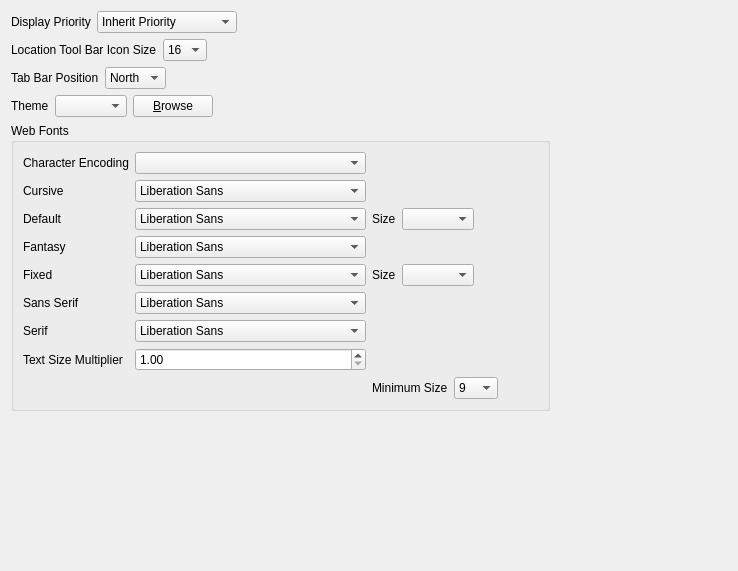
            <widget class="QWidget" name="scrollAreaWidgetContents_4">
             <property name="geometry">
              <rect>
               <x>0</x>
               <y>0</y>
               <width>738</width>
               <height>571</height>
              </rect>
             </property>
             <layout class="QVBoxLayout" name="verticalLayout_2">
              <item>
               <layout class="QHBoxLayout" name="horizontalLayout_63">
                <item>
                 <widget class="QLabel" name="label_78">
                  <property name="text">
                   <string>Display Priority</string>
                  </property>
                 </widget>
                </item>
                <item>
                 <widget class="QComboBox" name="displaypriority">
                  <property name="currentIndex">
                   <number>3</number>
                  </property>
                  <property name="sizeAdjustPolicy">
                   <enum>QComboBox::AdjustToContents</enum>
                  </property>
                  <item>
                   <property name="text">
                    <string>High Priority</string>
                   </property>
                  </item>
                  <item>
                   <property name="text">
                    <string>Highest Priority</string>
                   </property>
                  </item>
                  <item>
                   <property name="text">
                    <string>Idle Priority</string>
                   </property>
                  </item>
                  <item>
                   <property name="text">
                    <string>Inherit Priority</string>
                   </property>
                  </item>
                  <item>
                   <property name="text">
                    <string>Low Priority</string>
                   </property>
                  </item>
                  <item>
                   <property name="text">
                    <string>Lowest Priority</string>
                   </property>
                  </item>
                  <item>
                   <property name="text">
                    <string>Normal Priority</string>
                   </property>
                  </item>
                  <item>
                   <property name="text">
                    <string>Time-Critical Priority</string>
                   </property>
                  </item>
                 </widget>
                </item>
                <item>
                 <spacer name="horizontalSpacer_52">
                  <property name="orientation">
                   <enum>Qt::Horizontal</enum>
                  </property>
                  <property name="sizeHint" stdset="0">
                   <size>
                    <width>40</width>
                    <height>20</height>
                   </size>
                  </property>
                 </spacer>
                </item>
               </layout>
              </item>
              <item>
               <layout class="QHBoxLayout" name="horizontalLayout_41">
                <item>
                 <widget class="QLabel" name="label_57">
                  <property name="text">
                   <string>Location Tool Bar Icon Size</string>
                  </property>
                 </widget>
                </item>
                <item>
                 <widget class="QComboBox" name="locationToolbarIconSizeComboBox">
                  <property name="sizeAdjustPolicy">
                   <enum>QComboBox::AdjustToContents</enum>
                  </property>
                  <item>
                   <property name="text">
                    <string>16</string>
                   </property>
                  </item>
                  <item>
                   <property name="text">
                    <string>24</string>
                   </property>
                  </item>
                  <item>
                   <property name="text">
                    <string>32</string>
                   </property>
                  </item>
                 </widget>
                </item>
                <item>
                 <spacer name="horizontalSpacer_32">
                  <property name="orientation">
                   <enum>Qt::Horizontal</enum>
                  </property>
                  <property name="sizeHint" stdset="0">
                   <size>
                    <width>40</width>
                    <height>20</height>
                   </size>
                  </property>
                 </spacer>
                </item>
               </layout>
              </item>
              <item>
               <layout class="QHBoxLayout" name="horizontalLayout_65">
                <item>
                 <widget class="QLabel" name="label_80">
                  <property name="text">
                   <string>Tab Bar Position</string>
                  </property>
                 </widget>
                </item>
                <item>
                 <widget class="QComboBox" name="tab_bar_position">
                  <property name="currentIndex">
                   <number>1</number>
                  </property>
                  <item>
                   <property name="text">
                    <string>East</string>
                   </property>
                  </item>
                  <item>
                   <property name="text">
                    <string>North</string>
                   </property>
                  </item>
                  <item>
                   <property name="text">
                    <string>South</string>
                   </property>
                  </item>
                  <item>
                   <property name="text">
                    <string>West</string>
                   </property>
                  </item>
                 </widget>
                </item>
                <item>
                 <spacer name="horizontalSpacer_54">
                  <property name="orientation">
                   <enum>Qt::Horizontal</enum>
                  </property>
                  <property name="sizeHint" stdset="0">
                   <size>
                    <width>40</width>
                    <height>20</height>
                   </size>
                  </property>
                 </spacer>
                </item>
               </layout>
              </item>
              <item>
               <layout class="QHBoxLayout" name="horizontalLayout_14">
                <item>
                 <widget class="QLabel" name="label_4">
                  <property name="text">
                   <string>Theme</string>
                  </property>
                 </widget>
                </item>
                <item>
                 <widget class="QComboBox" name="iconSetComboBox">
                  <property name="sizeAdjustPolicy">
                   <enum>QComboBox::AdjustToContents</enum>
                  </property>
                 </widget>
                </item>
                <item>
                 <widget class="QPushButton" name="chooseIconSetPushButton">
                  <property name="sizePolicy">
                   <sizepolicy hsizetype="Fixed" vsizetype="Fixed">
                    <horstretch>0</horstretch>
                    <verstretch>0</verstretch>
                   </sizepolicy>
                  </property>
                  <property name="text">
                   <string>&amp;Browse</string>
                  </property>
                 </widget>
                </item>
                <item>
                 <spacer name="horizontalSpacer_17">
                  <property name="orientation">
                   <enum>Qt::Horizontal</enum>
                  </property>
                  <property name="sizeHint" stdset="0">
                   <size>
                    <width>40</width>
                    <height>20</height>
                   </size>
                  </property>
                 </spacer>
                </item>
               </layout>
              </item>
              <item>
               <layout class="QHBoxLayout" name="horizontalLayout_20">
                <item>
                 <widget class="QGroupBox" name="groupBox">
                  <property name="title">
                   <string>Web Fonts</string>
                  </property>
                  <layout class="QGridLayout" name="gridLayout_6">
                   <item row="4" column="0">
                    <widget class="QLabel" name="label">
                     <property name="text">
                      <string>Fixed</string>
                     </property>
                    </widget>
                   </item>
                   <item row="4" column="1">
                    <widget class="QFontComboBox" name="fixedFontCombinationBox">
                     <property name="editable">
                      <bool>false</bool>
                     </property>
                     <property name="sizeAdjustPolicy">
                      <enum>QComboBox::AdjustToContents</enum>
                     </property>
                    </widget>
                   </item>
                   <item row="2" column="0">
                    <widget class="QLabel" name="label_8">
                     <property name="text">
                      <string>Default</string>
                     </property>
                    </widget>
                   </item>
                   <item row="2" column="1">
                    <widget class="QFontComboBox" name="defaultFontCombinationBox">
                     <property name="editable">
                      <bool>false</bool>
                     </property>
                     <property name="sizeAdjustPolicy">
                      <enum>QComboBox::AdjustToContents</enum>
                     </property>
                    </widget>
                   </item>
                   <item row="1" column="0">
                    <widget class="QLabel" name="label_44">
                     <property name="text">
                      <string>Cursive</string>
                     </property>
                    </widget>
                   </item>
                   <item row="1" column="1">
                    <widget class="QFontComboBox" name="cursiveFontCombinationBox">
                     <property name="editable">
                      <bool>false</bool>
                     </property>
                     <property name="sizeAdjustPolicy">
                      <enum>QComboBox::AdjustToContents</enum>
                     </property>
                    </widget>
                   </item>
                   <item row="5" column="0">
                    <widget class="QLabel" name="label_45">
                     <property name="text">
                      <string>Sans Serif</string>
                     </property>
                    </widget>
                   </item>
                   <item row="5" column="1">
                    <widget class="QFontComboBox" name="sansSerifFontCombinationBox">
                     <property name="editable">
                      <bool>false</bool>
                     </property>
                     <property name="sizeAdjustPolicy">
                      <enum>QComboBox::AdjustToContents</enum>
                     </property>
                    </widget>
                   </item>
                   <item row="6" column="0">
                    <widget class="QLabel" name="label_46">
                     <property name="text">
                      <string>Serif</string>
                     </property>
                    </widget>
                   </item>
                   <item row="6" column="1">
                    <widget class="QFontComboBox" name="serifFontCombinationBox">
                     <property name="editable">
                      <bool>false</bool>
                     </property>
                     <property name="sizeAdjustPolicy">
                      <enum>QComboBox::AdjustToContents</enum>
                     </property>
                    </widget>
                   </item>
                   <item row="3" column="0">
                    <widget class="QLabel" name="label_47">
                     <property name="text">
                      <string>Fantasy</string>
                     </property>
                    </widget>
                   </item>
                   <item row="3" column="1">
                    <widget class="QFontComboBox" name="fantasyFontCombinationBox">
                     <property name="editable">
                      <bool>false</bool>
                     </property>
                     <property name="sizeAdjustPolicy">
                      <enum>QComboBox::AdjustToContents</enum>
                     </property>
                    </widget>
                   </item>
                   <item row="2" column="2">
                    <layout class="QHBoxLayout" name="horizontalLayout_16">
                     <item>
                      <widget class="QLabel" name="label_43">
                       <property name="text">
                        <string>Size</string>
                       </property>
                      </widget>
                     </item>
                     <item>
                      <widget class="QComboBox" name="defaultFontSizeCombinationBox">
                       <property name="sizeAdjustPolicy">
                        <enum>QComboBox::AdjustToContents</enum>
                       </property>
                      </widget>
                     </item>
                     <item>
                      <spacer name="horizontalSpacer_7">
                       <property name="orientation">
                        <enum>Qt::Horizontal</enum>
                       </property>
                       <property name="sizeHint" stdset="0">
                        <size>
                         <width>40</width>
                         <height>20</height>
                        </size>
                       </property>
                      </spacer>
                     </item>
                    </layout>
                   </item>
                   <item row="4" column="2">
                    <layout class="QHBoxLayout" name="horizontalLayout_18">
                     <item>
                      <widget class="QLabel" name="label_7">
                       <property name="text">
                        <string>Size</string>
                       </property>
                      </widget>
                     </item>
                     <item>
                      <widget class="QComboBox" name="fixedFontSizeCombinationBox">
                       <property name="sizeAdjustPolicy">
                        <enum>QComboBox::AdjustToContents</enum>
                       </property>
                      </widget>
                     </item>
                     <item>
                      <spacer name="horizontalSpacer_9">
                       <property name="orientation">
                        <enum>Qt::Horizontal</enum>
                       </property>
                       <property name="sizeHint" stdset="0">
                        <size>
                         <width>40</width>
                         <height>20</height>
                        </size>
                       </property>
                      </spacer>
                     </item>
                    </layout>
                   </item>
                   <item row="8" column="2">
                    <layout class="QHBoxLayout" name="horizontalLayout_19">
                     <item>
                      <widget class="QLabel" name="label_48">
                       <property name="text">
                        <string>Minimum Size</string>
                       </property>
                      </widget>
                     </item>
                     <item>
                      <widget class="QComboBox" name="minimumFontSizeCombinationBox">
                       <property name="currentIndex">
                        <number>3</number>
                       </property>
                       <property name="sizeAdjustPolicy">
                        <enum>QComboBox::AdjustToContents</enum>
                       </property>
                       <item>
                        <property name="text">
                         <string>6</string>
                        </property>
                       </item>
                       <item>
                        <property name="text">
                         <string>7</string>
                        </property>
                       </item>
                       <item>
                        <property name="text">
                         <string>8</string>
                        </property>
                       </item>
                       <item>
                        <property name="text">
                         <string>9</string>
                        </property>
                       </item>
                       <item>
                        <property name="text">
                         <string>10</string>
                        </property>
                       </item>
                       <item>
                        <property name="text">
                         <string>11</string>
                        </property>
                       </item>
                       <item>
                        <property name="text">
                         <string>12</string>
                        </property>
                       </item>
                       <item>
                        <property name="text">
                         <string>13</string>
                        </property>
                       </item>
                       <item>
                        <property name="text">
                         <string>14</string>
                        </property>
                       </item>
                       <item>
                        <property name="text">
                         <string>15</string>
                        </property>
                       </item>
                       <item>
                        <property name="text">
                         <string>16</string>
                        </property>
                       </item>
                       <item>
                        <property name="text">
                         <string>17</string>
                        </property>
                       </item>
                       <item>
                        <property name="text">
                         <string>18</string>
                        </property>
                       </item>
                       <item>
                        <property name="text">
                         <string>19</string>
                        </property>
                       </item>
                       <item>
                        <property name="text">
                         <string>20</string>
                        </property>
                       </item>
                       <item>
                        <property name="text">
                         <string>21</string>
                        </property>
                       </item>
                       <item>
                        <property name="text">
                         <string>22</string>
                        </property>
                       </item>
                       <item>
                        <property name="text">
                         <string>23</string>
                        </property>
                       </item>
                       <item>
                        <property name="text">
                         <string>24</string>
                        </property>
                       </item>
                       <item>
                        <property name="text">
                         <string>25</string>
                        </property>
                       </item>
                      </widget>
                     </item>
                     <item>
                      <spacer name="horizontalSpacer_10">
                       <property name="orientation">
                        <enum>Qt::Horizontal</enum>
                       </property>
                       <property name="sizeHint" stdset="0">
                        <size>
                         <width>40</width>
                         <height>20</height>
                        </size>
                       </property>
                      </spacer>
                     </item>
                    </layout>
                   </item>
                   <item row="0" column="0">
                    <widget class="QLabel" name="label_54">
                     <property name="text">
                      <string>Character Encoding</string>
                     </property>
                    </widget>
                   </item>
                   <item row="0" column="1">
                    <widget class="QComboBox" name="encodingCombinationBox">
                     <property name="sizeAdjustPolicy">
                      <enum>QComboBox::AdjustToContents</enum>
                     </property>
                    </widget>
                   </item>
                   <item row="7" column="0">
                    <widget class="QLabel" name="label_64">
                     <property name="text">
                      <string>Text Size Multiplier</string>
                     </property>
                    </widget>
                   </item>
                   <item row="7" column="1">
                    <widget class="QDoubleSpinBox" name="textSizeMultiplierSpinBox">
                     <property name="minimum">
                      <double>1.000000000000000</double>
                     </property>
                     <property name="singleStep">
                      <double>0.250000000000000</double>
                     </property>
                    </widget>
                   </item>
                  </layout>
                 </widget>
                </item>
                <item>
                 <spacer name="horizontalSpacer_11">
                  <property name="orientation">
                   <enum>Qt::Horizontal</enum>
                  </property>
                  <property name="sizeHint" stdset="0">
                   <size>
                    <width>40</width>
                    <height>20</height>
                   </size>
                  </property>
                 </spacer>
                </item>
               </layout>
              </item>
              <item>
               <spacer name="verticalSpacer_2">
                <property name="orientation">
                 <enum>Qt::Vertical</enum>
                </property>
                <property name="sizeHint" stdset="0">
                 <size>
                  <width>20</width>
                  <height>40</height>
                 </size>
                </property>
               </spacer>
              </item>
             </layout>
            </widget>
